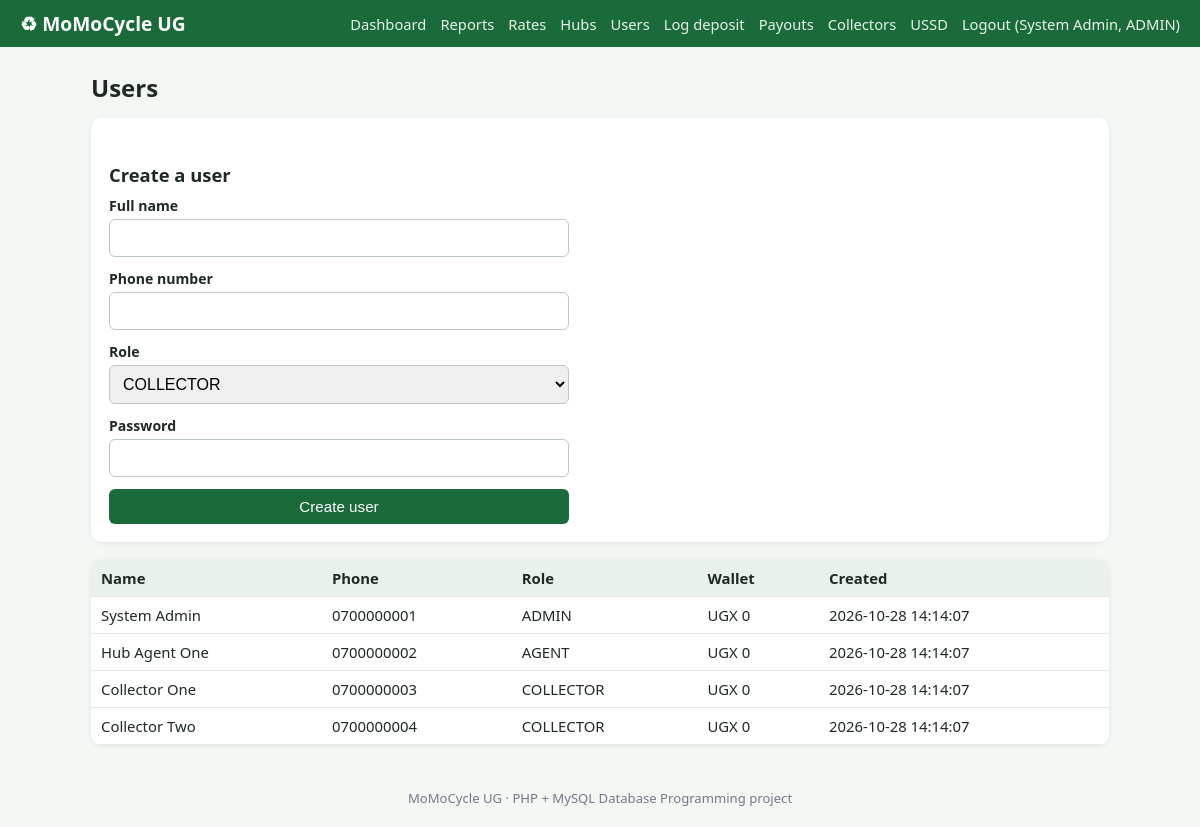
The page /admin/users.php (signed in) on the database its author committed.
### tables this page shows
CREATE TABLE users (
  user_id        INT AUTO_INCREMENT PRIMARY KEY,
  full_name      VARCHAR(100) NOT NULL,
  phone_number   VARCHAR(20)  NOT NULL UNIQUE,
  email          VARCHAR(100) UNIQUE,
  password_hash  VARCHAR(255) NOT NULL,
  role           ENUM('ADMIN','AGENT','COLLECTOR') NOT NULL DEFAULT 'COLLECTOR',
  wallet_balance DECIMAL(12,2) NOT NULL DEFAULT 0.00,
  created_at     TIMESTAMP DEFAULT CURRENT_TIMESTAMP,
  CONSTRAINT chk_wallet_nonneg CHECK (wallet_balance >= 0)
);

### includes/auth.php (called while the page is built, shortened)
<?php
function h($v): string { return htmlspecialchars((string)$v, ENT_QUOTES, 'UTF-8'); }
function current_user(): ?array { return $_SESSION['user'] ?? null; }
function ugx($n): string { return 'UGX ' . number_format((float)$n, 0); }

### admin/users.php (the view, shortened to what this page needs)
<?php
require_once __DIR__ . '/../includes/auth.php';
$users = $pdo->query('SELECT user_id, full_name, phone_number, role, wallet_balance, created_at FROM users ORDER BY role, full_name')->fetchAll();
require __DIR__ . '/../includes/header.php';
?>
<h1>Users</h1>
<div class="card"><h2>Create a user</h2>
  <form method="post" class="stack"><?= csrf_field() ?>
    <label>Full name <input name="full_name" required></label>
    <label>Phone number <input name="phone_number" required></label>
    <label>Role <select name="role"><option>COLLECTOR</option><option>AGENT</option><option>ADMIN</option></select></label>
    <label>Password <input type="password" name="password" minlength="6" required></label>
    <button>Create user</button>
  </form></div>
<div class="tablewrap"><table>
  <tr><th>Name</th><th>Phone</th><th>Role</th><th>Wallet</th><th>Created</th></tr>
  <?php foreach ($users as $r): ?>
  <tr><td><?= h($r['full_name']) ?></td><td><?= h($r['phone_number']) ?></td><td><?= h($r['role']) ?></td><td><?= ugx($r['wallet_balance']) ?></td><td><?= h($r['created_at']) ?></td></tr>
  <?php endforeach; ?>
</table></div>
<?php require __DIR__ . '/../includes/footer.php'; ?>

### includes/header.php (shortened to what this page needs)
<?php
require_once __DIR__ . '/auth.php';
$u = current_user();
?>
<!DOCTYPE html>
<html lang="en">
<head>
<link rel="stylesheet" href="<?= BASE_URL ?>/assets/style.css">
</head>
<body>
<header class="topbar">
  <div class="brand">♻ MoMoCycle UG</div>
  <?php if ($u): ?>
  <nav>
    <?php if ($u['role'] === 'ADMIN'): ?>
      <a href="<?= BASE_URL ?>/admin/dashboard.php">Dashboard</a>
      <a href="<?= BASE_URL ?>/admin/reports.php">Reports</a>
      <a href="<?= BASE_URL ?>/admin/rates.php">Rates</a>
      <a href="<?= BASE_URL ?>/admin/hubs.php">Hubs</a>
      <a href="<?= BASE_URL ?>/admin/users.php">Users</a>
    <?php endif; ?>
    <?php if (in_array($u['role'], ['ADMIN','AGENT'], true)): ?>
      <a href="<?= BASE_URL ?>/agent/log-deposit.php">Log deposit</a>
      <a href="<?= BASE_URL ?>/agent/pending.php">Payouts</a>
      <a href="<?= BASE_URL ?>/agent/collectors.php">Collectors</a>
    <?php endif; ?>
    <a href="<?= BASE_URL ?>/ussd-simulator.php">USSD</a>
    <a href="<?= BASE_URL ?>/logout.php">Logout (<?= h($u['full_name']) ?>, <?= h($u['role']) ?>)</a>
  </nav>
  <?php endif; ?>
</header>
<main class="container">

### includes/footer.php
</main>
<footer class="footer">MoMoCycle UG · PHP + MySQL Database Programming project</footer>
</body>
</html>

### assets/style.css (style rules this page uses)
* { box-sizing:border-box }
body { margin:0;font-family:Segoe UI,Arial,sans-serif;background:#f3f7f4;color:#1f2a24 }
.topbar { background:#1b6b3a;color:#fff;display:flex;flex-wrap:wrap;align-items:center;gap:12px;padding:10px 20px }
.brand { font-weight:700;font-size:1.2rem }
.topbar nav { display:flex;flex-wrap:wrap;gap:4px 14px;margin-left:auto }
.topbar a { color:#e6f5ea;text-decoration:none;font-size:.92rem }
.container { max-width:1050px;margin:24px auto;padding:0 16px }
h1 { font-size:1.5rem;margin:.2em 0 .6em }
h2 { font-size:1.15rem;margin:1.4em 0 .5em }
.card { background:#fff;border-radius:10px;padding:18px;box-shadow:0 1px 4px rgba(0,0,0,.08);margin-bottom:18px }
table { width:100%;border-collapse:collapse;background:#fff;font-size:.93rem }
th,td { padding:8px 10px;border-bottom:1px solid #e3e9e5;text-align:left }
th { background:#e8f2ea }
.tablewrap { overflow-x:auto;border-radius:10px;box-shadow:0 1px 4px rgba(0,0,0,.08) }
form.stack { display:grid;gap:12px;max-width:460px }
label { font-size:.88rem;font-weight:600;display:grid;gap:4px }
input,select { padding:9px;border:1px solid #bcc9c0;border-radius:6px;font-size:1rem }
button,.btn { background:#1b6b3a;color:#fff;border:0;padding:9px 16px;border-radius:6px;cursor:pointer;font-size:.95rem;text-decoration:none;display:inline-block }
.footer { text-align:center;color:#778;padding:20px;font-size:.82rem }

### rows shown on the page
users: full_name "System Admin", role "ADMIN", phone_number "0700000001", wallet_balance "UGX 0", created_at "2026-10-28 14:14:07"
users: full_name "Hub Agent One", phone_number "0700000002", role "AGENT", wallet_balance "UGX 0", created_at "2026-10-28 14:14:07"
users: full_name "Collector One", phone_number "0700000003", role "COLLECTOR", wallet_balance "UGX 0", created_at "2026-10-28 14:14:07"
users: full_name "Collector Two", phone_number "0700000004", role "COLLECTOR", wallet_balance "UGX 0", created_at "2026-10-28 14:14:07"
